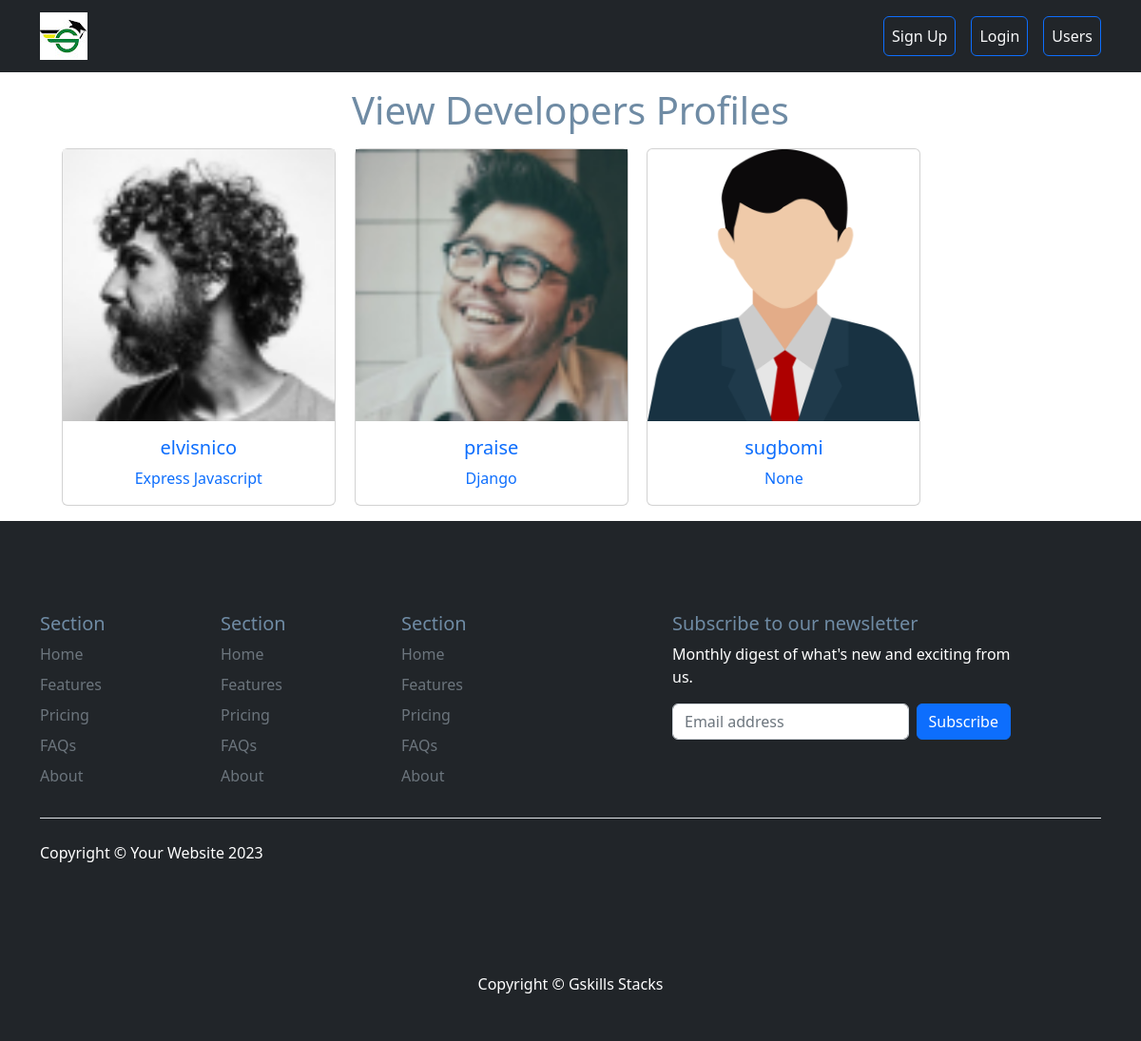
The page /user/users/ on the database its author committed.
### app/models.py (models this page shows, shortened)
class CustomUser(AbstractUser):
    email = models.EmailField(unique=True)
    phone = models.CharField(max_length=11, blank=True, null=True)
    address = models.CharField(max_length=100, blank=True, null=True)
    residence = models.CharField(max_length=100, blank=True, null=True)
    yearofbirth= models.DateField(blank=True, null=True)
    created = models.DateField(blank=True, null=True)
    profile_pic = models.ImageField(upload_to='user_img', blank=True, null=True)
    SERVICE_TYPE =[('Available for freelance','freelance'),('Not available for freelance','job')]
    freelance = models.CharField(max_length=50, choices=SERVICE_TYPE, blank=True, null=True )
    social_link = models.URLField(max_length=100, blank=True, null=True)
    core_skill = models.CharField(max_length=50, blank=True, null=True)
    bio = models.TextField(blank=True, null=True)
    USERNAME_FIELD = 'email'
    REQUIRED_FIELDS= 'username', "first_name"

### app/views.py (the view)
# urls.py: path('users/',views.users, name='users'),
def users(request):
    users = CustomUser.objects.all()
    return render(request, 'app/users.html', {'users': users})

### app/templates/app/users.html
{% extends 'base.html' %}
{% load static %}
{% block body %}
    <h1 class="text-center m-3">View Developers Profiles</h1>
    <div class="container">
        <div class="row mb-3">
            {% for user in users %}
            <div class="col-3" style="margin-left: 2%;">
                <a href="{% url 'user_profile' user.id %}" style="text-decoration: none;" title="View Profile">
                    <div class="card" style="width: 18rem;">
                        {% if user.profile_pic %}
                        <img src="{{ user.profile_pic.url }}" alt="user picture" >
                        {% else %}
                        <img src="{% static 'images/img1.png' %}" alt="">
                        {% endif %}
                        <div class="card-body">
                            <h5 class="card-title text-center">{{ user.username }}</h5>
                            <p class="card-text text-center">{{ user.core_skill }}</p>
                        </div>
                    </div>
                </a>
            </div>
            {% empty %}
            <div class="col-12">
                <p>No users available.</p>
            </div>
            {% endfor %}
        </div>
    </div>
{% endblock %}

### templates/base.html (shortened to what this page needs)
{% load static %}
<!DOCTYPE html>
<html lang="en">
    <head>
        <link rel="stylesheet" href="https://cdnjs.cloudflare.com/ajax/libs/font-awesome/6.5.1/css/all.min.css" />
        <link href="{% static 'css/styles.css' %}" rel="stylesheet" />
        <link href="{% static 'css/main.css' %}" rel="stylesheet" />
    </head>
    <body>
        <nav class="navbar navbar-expand-lg navbar-dark bg-dark">
            <div class="container">
                <a class="navbar-brand" href="{% url 'home' %}"><img src="{% static 'images/logo.jpg' %}" alt=""></a>
                <div class="collapse navbar-collapse" id="navbarSupportedContent">
            <ul class="navbar-nav ms-auto mb-2 mb-lg-0">
              {% if request.user.is_authenticated %}
              <li class="nav-item dropdown">
                <a class="nav-link dropdown-toggle text-white" href="#" role="button" data-bs-toggle="dropdown" aria-expanded="false">
                 Hi, {{ request.user.username }}
                </a>
                <ul class="dropdown-menu">
                  <li><a class="dropdown-item" href="{% url 'profile' %}">Profile</a></li>
                  <li><a class="dropdown-item" href="{% url 'create_post' %}">Make a post</a></li>
                  <li><hr class="dropdown-divider"></li>
                  <li><a class="dropdown-item" href="{% url 'signout' %}">Logout</a></li>
                </ul>
              </li>
              <li class="nav-item">
                <a class="nav-link btn btn btn-outline-primary text-light" href="{% url 'users' %}">Users</a>
              </li>
              {% else %}
              <li class="nav-item me-3">
                <a class="nav-link btn btn-outline-primary text-light" aria-current="page" href="{% url 'signup' %}">Sign Up</a>
              </li>
              <li class="nav-item me-3">
                <a class="nav-link btn btn btn-outline-primary text-light" href="{% url 'signin' %}">Login</a>
              </li>
              <li class="nav-item">
                <a class="nav-link btn btn btn-outline-primary text-light" href="{% url 'kindly' %}">Users</a>
              </li>
              {% endif %}
            </ul>
                </div>
            </div>
        </nav>
    {% block body %} {% endblock  %}
    <footer class="py-5 bg-dark">
        <div class="container">
            <footer class="py-5">
              <div class="row">
                <div class="col-2">
                  <h5>Section</h5>
                  <ul class="nav flex-column">
                    <li class="nav-item mb-2"><a href="#" class="nav-link p-0 text-muted">Home</a></li>
                    <li class="nav-item mb-2"><a href="#" class="nav-link p-0 text-muted">Features</a></li>
                    <li class="nav-item mb-2"><a href="#" class="nav-link p-0 text-muted">Pricing</a></li>
                    <li class="nav-item mb-2"><a href="#" class="nav-link p-0 text-muted">FAQs</a></li>
                    <li class="nav-item mb-2"><a href="#" class="nav-link p-0 text-muted">About</a></li>
                  </ul>
                </div>
                <div class="col-2">
                  <h5>Section</h5>
                  <ul class="nav flex-column">
                    <li class="nav-item mb-2"><a href="#" class="nav-link p-0 text-muted">Home</a></li>
                    <li class="nav-item mb-2"><a href="#" class="nav-link p-0 text-muted">Features</a></li>
                    <li class="nav-item mb-2"><a href="#" class="nav-link p-0 text-muted">Pricing</a></li>
                    <li class="nav-item mb-2"><a href="#" class="nav-link p-0 text-muted">FAQs</a></li>
                    <li class="nav-item mb-2"><a href="#" class="nav-link p-0 text-muted">About</a></li>
                  </ul>
                </div>
                <div class="col-2">
                  <h5>Section</h5>
                  <ul class="nav flex-column">
                    <li class="nav-item mb-2"><a href="#" class="nav-link p-0 text-muted">Home</a></li>
                    <li class="nav-item mb-2"><a href="#" class="nav-link p-0 text-muted">Features</a></li>
                    <li class="nav-item mb-2"><a href="#" class="nav-link p-0 text-muted">Pricing</a></li>
                    <li class="nav-item mb-2"><a href="#" class="nav-link p-0 text-muted">FAQs</a></li>
                    <li class="nav-item mb-2"><a href="#" class="nav-link p-0 text-muted">About</a></li>
                  </ul>
                </div>
                <div class="col-4 offset-1">
                  <form method="post" action="{% url 'subscription:subscribe' %}">
                      <h5>Subscribe to our newsletter</h5>
                      <p class="text-white">Monthly digest of what's new and exciting from us.</p>
                      <div class="d-flex w-100 gap-2">
                          <input id="newsletter1" type="text" class="form-control" placeholder="Email address" name="email">
                          <button class="btn btn-primary" type="submit">Subscribe</button>
                      </div>
                  </form>
              </div>
              </div>
              <div class="d-flex justify-content-between py-4 my-4 border-top">
                <p class="m-0 text-center text-white">Copyright &copy; Your Website 2023</p>
                <ul class="list-unstyled d-flex">
                  <li class="ms-3"><a class="link-light" href="#"><svg class="bi" width="24" height="24"><use xlink:href="#twitter"/></svg></a></li>
                  <li class="ms-3"><a class="link-light" href="#"><svg class="bi" width="24" height="24"><use xlink:href="#instagram"/></svg></a></li>
                  <li class="ms-3"><a class="link-light" href="#"><svg class="bi" width="24" height="24"><use xlink:href="#facebook"/></svg></a></li>
                </ul>
              </div>
            </footer>
          </div>
        <div class="container"><p class="m-0 text-center text-white">Copyright &copy; Gskills Stacks <script>let x = new Date(); x.getFullYear();</script></p></div>
    </footer>
</body>
</html>

### static/css/main.css (style rules this page uses)
body { color: #6F8BA4; }
img { max-width: 100%; }
img { vertical-align: middle; border-style: none; }

### rows shown on the page
CustomUser: profile_pic (picture), username "elvisnico", core_skill "Express Javascript"
CustomUser: profile_pic (picture), username "praise", core_skill "Django"
CustomUser: username "sugbomi", core_skill "None"
